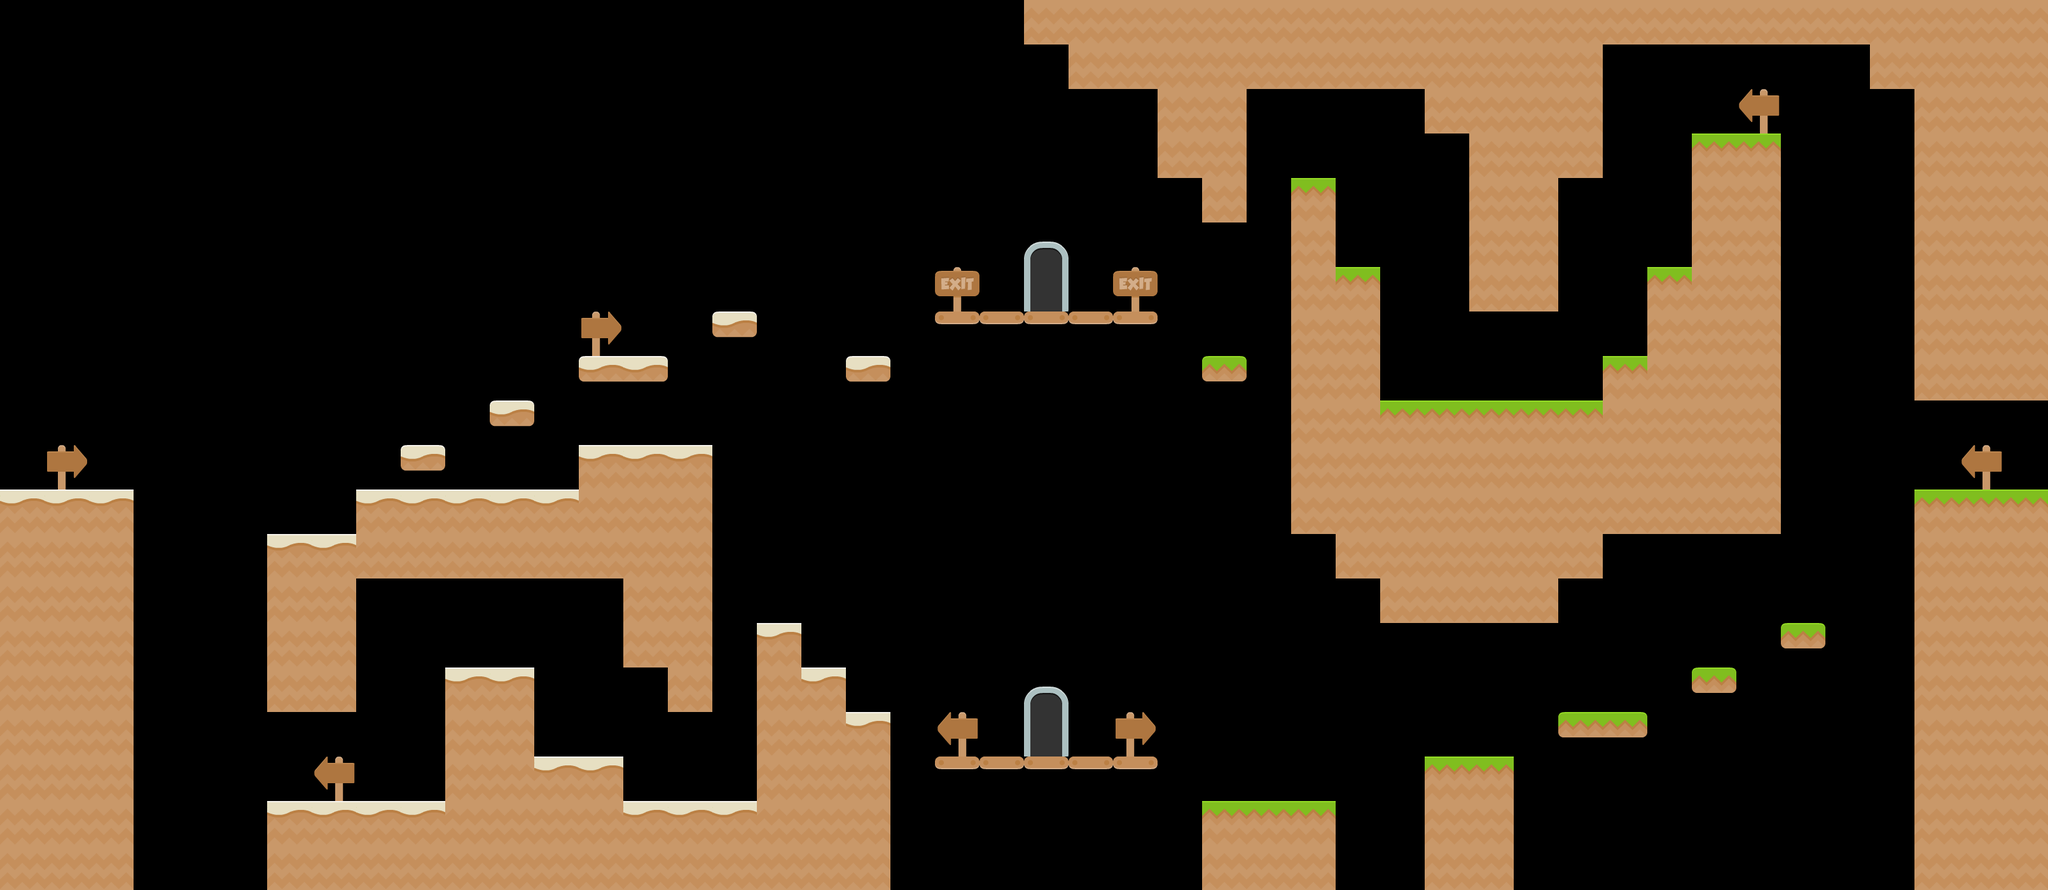

The image is a tile-based game level rendered from a .tmx file. Its description and source (layers, tilesets, objects; grid data summarised) follow:
An orthogonal 46x20 tile map with 70x70 px tiles, 4 tile layers (Colliders, Start, Exit, Decorations) and 20 objects.

<map version="1.5" tiledversion="1.6.0" orientation="orthogonal" renderorder="right-down" width="46" height="20" tilewidth="70" tileheight="70" infinite="0" nextlayerid="8" nextobjectid="8">
 <editorsettings>
  <export target="level7.json" format="json" />
 </editorsettings>
 <tileset firstgid="1" name="tiles" tilewidth="70" tileheight="70" spacing="4" margin="1" tilecount="156" columns="12">
  <image source="../../images/spritesheets/tiles.png" trans="ff00ff" width="886" height="960" />
  <tile id="2">
   <objectgroup draworder="index" id="2">
    <object id="1" x="0" y="0" width="70" height="40" />
   </objectgroup>
  </tile>
  <tile id="14">
   <objectgroup draworder="index" id="2">
    <object id="1" x="0" y="0" width="70" height="40" />
   </objectgroup>
  </tile>
  <tile id="15">
   <objectgroup draworder="index" id="2">
    <object id="1" x="0" y="50" width="70" height="20" />
   </objectgroup>
  </tile>
  <tile id="26">
   <objectgroup draworder="index" id="2">
    <object id="1" x="0" y="0" width="70" height="40" />
   </objectgroup>
  </tile>
  <tile id="41">
   <objectgroup draworder="index" id="2">
    <object id="1" x="0" y="0" width="70" height="41" />
   </objectgroup>
  </tile>
  <tile id="44">
   <objectgroup draworder="index" id="2">
    <object id="1" x="0" y="0" width="70" height="40" />
   </objectgroup>
  </tile>
  <tile id="45">
   <objectgroup draworder="index" id="2">
    <object id="1" x="0" y="30" width="70" height="40" />
   </objectgroup>
  </tile>
  <tile id="53">
   <objectgroup draworder="index" id="2">
    <object id="1" x="0" y="0" width="70" height="41" />
   </objectgroup>
  </tile>
  <tile id="56">
   <objectgroup draworder="index" id="2">
    <object id="1" x="0" y="0" width="70" height="40" />
   </objectgroup>
  </tile>
  <tile id="57">
   <objectgroup draworder="index" id="2">
    <object id="1" x="0" y="0" width="70" height="70" />
   </objectgroup>
  </tile>
  <tile id="65">
   <objectgroup draworder="index" id="2">
    <object id="1" x="0" y="0" width="70" height="41" />
   </objectgroup>
  </tile>
  <tile id="68">
   <objectgroup draworder="index" id="2">
    <object id="1" x="0" y="0" width="70" height="40" />
   </objectgroup>
  </tile>
  <tile id="71">
   <objectgroup draworder="index" id="2">
    <object id="1" x="0" y="0" width="70" height="40" />
   </objectgroup>
  </tile>
  <tile id="77">
   <objectgroup draworder="index" id="2">
    <object id="1" x="0" y="0" width="70" height="41" />
   </objectgroup>
  </tile>
  <tile id="80">
   <objectgroup draworder="index" id="2">
    <object id="1" x="0" y="0" width="70" height="40" />
   </objectgroup>
  </tile>
  <tile id="117">
   <objectgroup draworder="index" id="2">
    <object id="1" x="0" y="0" width="70" height="40" />
   </objectgroup>
  </tile>
  <tile id="119">
   <objectgroup draworder="index" id="2">
    <object id="1" x="0" y="0" width="70" height="40" />
   </objectgroup>
  </tile>
  <tile id="124">
   <objectgroup draworder="index" id="2">
    <object id="1" x="0" y="45" width="70" height="25" />
   </objectgroup>
  </tile>
  <tile id="126">
   <objectgroup draworder="index" id="2">
    <object id="1" x="0" y="0" width="70" height="40" />
   </objectgroup>
  </tile>
  <tile id="145">
   <objectgroup draworder="index" id="2">
    <object id="1" x="0" y="0" width="70" height="40" />
   </objectgroup>
  </tile>
 </tileset>
 <layer id="1" name="Colliders" width="46" height="20">
  <data>[920 cells, 309 non-empty, 10 distinct tile ids]</data>
 </layer>
 <group id="6" name="Doors">
  <layer id="7" name="Start" width="46" height="20">
   <data>[920 cells, 2 non-empty, 2 distinct tile ids]</data>
  </layer>
  <layer id="5" name="Exit" width="46" height="20">
   <data>[920 cells, 2 non-empty, 2 distinct tile ids]</data>
  </layer>
 </group>
 <layer id="2" name="Decorations" width="46" height="20">
  <data>[920 cells, 9 non-empty, 3 distinct tile ids]</data>
 </layer>
</map>
